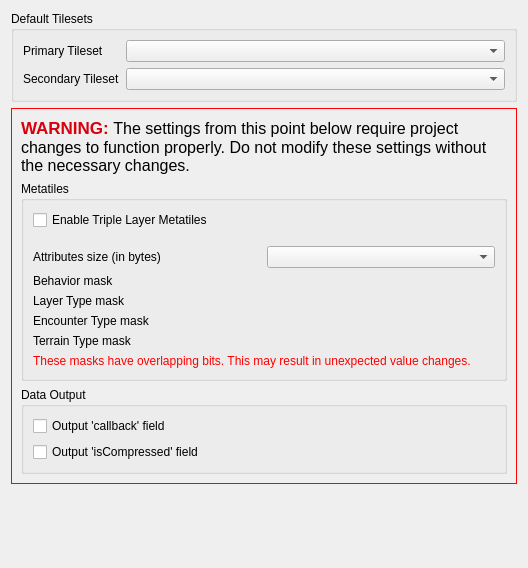
          <widget class="QWidget" name="scrollAreaWidgetContents_TilesetsTab">
           <property name="geometry">
            <rect>
             <x>0</x>
             <y>0</y>
             <width>528</width>
             <height>568</height>
            </rect>
           </property>
           <layout class="QVBoxLayout" name="verticalLayout_12">
            <item>
             <widget class="QGroupBox" name="groupBox_DefaultTilesets">
              <property name="title">
               <string>Default Tilesets</string>
              </property>
              <layout class="QFormLayout" name="formLayout_2">
               <item row="0" column="0">
                <widget class="QLabel" name="label_PrimaryTileset">
                 <property name="text">
                  <string>Primary Tileset</string>
                 </property>
                </widget>
               </item>
               <item row="0" column="1">
                <widget class="NoScrollComboBox" name="comboBox_DefaultPrimaryTileset"/>
               </item>
               <item row="1" column="0">
                <widget class="QLabel" name="label_SecondaryTileset">
                 <property name="text">
                  <string>Secondary Tileset</string>
                 </property>
                </widget>
               </item>
               <item row="1" column="1">
                <widget class="NoScrollComboBox" name="comboBox_DefaultSecondaryTileset"/>
               </item>
              </layout>
             </widget>
            </item>
            <item>
             <widget class="QFrame" name="frame_WarningTilesetsTab">
              <property name="styleSheet">
               <string notr="true">.QFrame { border: 1px solid red; }</string>
              </property>
              <property name="frameShape">
               <enum>QFrame::StyledPanel</enum>
              </property>
              <property name="frameShadow">
               <enum>QFrame::Raised</enum>
              </property>
              <layout class="QVBoxLayout" name="verticalLayout_13">
               <item>
                <widget class="QLabel" name="label_WarningTilesetsTab">
                 <property name="font">
                  <font>
                   <pointsize>12</pointsize>
                   <weight>75</weight>
                   <bold>true</bold>
                  </font>
                 </property>
                 <property name="text">
                  <string>&lt;html&gt;&lt;head/&gt;&lt;body&gt;&lt;p&gt;&lt;span style=&quot; font-size:13pt; color:#d7000c;&quot;&gt;WARNING:  &lt;/span&gt;&lt;span style=&quot; font-weight:400;&quot;&gt;The settings from this point below require project changes to function properly. Do not modify these settings without the necessary changes. &lt;/span&gt;&lt;/p&gt;&lt;/body&gt;&lt;/html&gt;</string>
                 </property>
                 <property name="wordWrap">
                  <bool>true</bool>
                 </property>
                </widget>
               </item>
               <item>
                <widget class="QGroupBox" name="groupBox_Metatiles">
                 <property name="title">
                  <string>Metatiles</string>
                 </property>
                 <layout class="QGridLayout" name="gridLayout_2">
                  <item row="4" column="1">
                   <widget class="UIntHexSpinBox" name="spinBox_LayerTypeMask" native="true">
                    <property name="toolTip">
                     <string>The mask used to read/write Layer Type from the metatile's attributes data. If 0, this attribute is disabled.</string>
                    </property>
                   </widget>
                  </item>
                  <item row="3" column="1">
                   <widget class="UIntHexSpinBox" name="spinBox_BehaviorMask" native="true">
                    <property name="toolTip">
                     <string>The mask used to read/write Metatile Behavior from the metatile's attributes data. If 0, this attribute is disabled.</string>
                    </property>
                   </widget>
                  </item>
                  <item row="2" column="0">
                   <widget class="QLabel" name="label_AttributesSize">
                    <property name="toolTip">
                     <string>The number of bytes used per metatile for metatile attributes</string>
                    </property>
                    <property name="text">
                     <string>Attributes size (in bytes)</string>
                    </property>
                   </widget>
                  </item>
                  <item row="1" column="0">
                   <spacer name="verticalSpacer">
                    <property name="orientation">
                     <enum>Qt::Vertical</enum>
                    </property>
                    <property name="sizeType">
                     <enum>QSizePolicy::Maximum</enum>
                    </property>
                    <property name="sizeHint" stdset="0">
                     <size>
                      <width>20</width>
                      <height>10</height>
                     </size>
                    </property>
                   </spacer>
                  </item>
                  <item row="5" column="0">
                   <widget class="QLabel" name="label_EncounterTypeMask">
                    <property name="text">
                     <string>Encounter Type mask</string>
                    </property>
                   </widget>
                  </item>
                  <item row="0" column="0">
                   <widget class="QCheckBox" name="checkBox_EnableTripleLayerMetatiles">
                    <property name="text">
                     <string>Enable Triple Layer Metatiles</string>
                    </property>
                   </widget>
                  </item>
                  <item row="7" column="1">
                   <widget class="UIntHexSpinBox" name="spinBox_TerrainTypeMask" native="true">
                    <property name="toolTip">
                     <string>The mask used to read/write Terrain Type from the metatile's attributes data. If 0, this attribute is disabled.</string>
                    </property>
                   </widget>
                  </item>
                  <item row="3" column="0">
                   <widget class="QLabel" name="label_BehaviorMask">
                    <property name="text">
                     <string>Behavior mask</string>
                    </property>
                   </widget>
                  </item>
                  <item row="8" column="0" colspan="2">
                   <widget class="QLabel" name="label_OverlapWarningMetatiles">
                    <property name="styleSheet">
                     <string notr="true">color : red;</string>
                    </property>
                    <property name="text">
                     <string>These masks have overlapping bits. This may result in unexpected value changes.</string>
                    </property>
                    <property name="wordWrap">
                     <bool>true</bool>
                    </property>
                   </widget>
                  </item>
                  <item row="5" column="1">
                   <widget class="UIntHexSpinBox" name="spinBox_EncounterTypeMask" native="true">
                    <property name="toolTip">
                     <string>The mask used to read/write Encounter Type from the metatile's attributes data. If 0, this attribute is disabled.</string>
                    </property>
                   </widget>
                  </item>
                  <item row="4" column="0">
                   <widget class="QLabel" name="label_LayerTypeMask">
                    <property name="text">
                     <string>Layer Type mask</string>
                    </property>
                   </widget>
                  </item>
                  <item row="2" column="1">
                   <widget class="NoScrollComboBox" name="comboBox_AttributesSize">
                    <property name="editable">
                     <bool>false</bool>
                    </property>
                   </widget>
                  </item>
                  <item row="7" column="0">
                   <widget class="QLabel" name="label_TerrainTypeMask">
                    <property name="text">
                     <string>Terrain Type mask</string>
                    </property>
                   </widget>
                  </item>
                  <item row="9" column="0">
                   <spacer name="verticalSpacer_6">
                    <property name="orientation">
                     <enum>Qt::Vertical</enum>
                    </property>
                    <property name="sizeType">
                     <enum>QSizePolicy::MinimumExpanding</enum>
                    </property>
                    <property name="sizeHint" stdset="0">
                     <size>
                      <width>20</width>
                      <height>1</height>
                     </size>
                    </property>
                   </spacer>
                  </item>
                 </layout>
                </widget>
               </item>
               <item>
                <widget class="QGroupBox" name="groupBox_DataOutput">
                 <property name="title">
                  <string>Data Output</string>
                 </property>
                 <layout class="QVBoxLayout" name="verticalLayout_14">
                  <item>
                   <widget class="QCheckBox" name="checkBox_OutputCallback">
                    <property name="toolTip">
                     <string>Whether the C data outputted for new tilesets will include the &quot;callback&quot; field</string>
                    </property>
                    <property name="text">
                     <string>Output 'callback' field</string>
                    </property>
                   </widget>
                  </item>
                  <item>
                   <widget class="QCheckBox" name="checkBox_OutputIsCompressed">
                    <property name="toolTip">
                     <string>Whether the C data outputted for new tilesets will include the &quot;isCompressed&quot; field</string>
                    </property>
                    <property name="text">
                     <string>Output 'isCompressed' field</string>
                    </property>
                   </widget>
                  </item>
                 </layout>
                </widget>
               </item>
              </layout>
             </widget>
            </item>
            <item>
             <spacer name="verticalSpacer_2">
              <property name="orientation">
               <enum>Qt::Vertical</enum>
              </property>
              <property name="sizeHint" stdset="0">
               <size>
                <width>20</width>
                <height>1</height>
               </size>
              </property>
             </spacer>
            </item>
           </layout>
          </widget>
